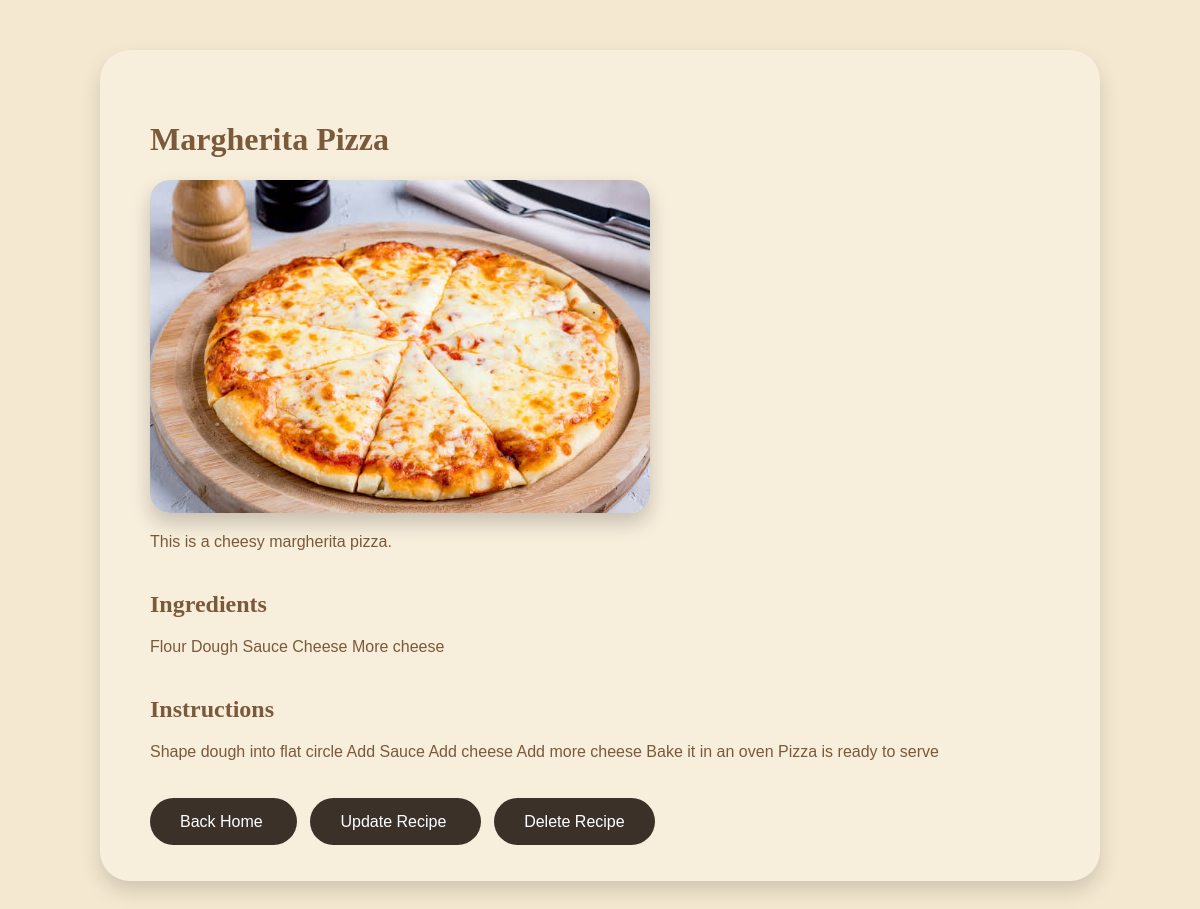
The page /recipe/2 (signed in) on the database its author committed.
### main.py (models this page shows)
class Base(DeclarativeBase):
    pass

class Recipe(Base):
    __tablename__ = "recipes"
    id: Mapped[int] = mapped_column(primary_key=True)
    title: Mapped[str] = mapped_column(String(50))
    description: Mapped[str] = mapped_column(String(200))
    ingredients: Mapped[str] = mapped_column(Text)
    instructions: Mapped[str] = mapped_column(Text)
    image_path: Mapped[str] = mapped_column(String(255))
    owner_id: Mapped[int] = mapped_column()

### main.py (the view)
@app.get("/recipe/{recipe_id}")
def read_recipe(recipe_id: int,
                request: Request,
                db: Session = Depends(get_db)):
    recipe = db.get(Recipe, recipe_id)
    if not recipe:
        raise HTTPException(
            status_code=404,
            detail="Recipe not found"
        )
    return templates.TemplateResponse(
        request=request,
        name="recipe.html",
        context={
            "recipe": recipe
        }
    )

### templates/recipe.html (shortened to what this page needs)
<!DOCTYPE html>
<html>
<head>
</head>
<body>
<div class="container">
<h1>
{{recipe.title}}
</h1>
<img
src="/{{recipe.image_path}}"
style="
width:100%;
max-width:500px;
border-radius:20px;
box-shadow:0 10px 20px rgba(0,0,0,.2);
">
<p>
{{recipe.description}}
</p>
<div class="section">
<h2>
Ingredients
</h2>
<p>
{{recipe.ingredients}}
</p>
</div>
<div class="section">
<h2>
Instructions
</h2>
<p>
{{recipe.instructions}}
</p>
</div>
<br><br>
<a class="btn"
href="/">
Back Home
</a>
<a class="btn"
href="/recipe/update/{{recipe.id}}">
Update Recipe
</a>
<a class="btn"
href="/recipe/delete/{{recipe.id}}"
onclick="return confirm('Delete this recipe?')">
Delete Recipe
</a>
</div>
</body>
</html>

### templates/recipe.html (style rules this page uses)
body { background:#F4E8D0; color:#7A5A3A; font-family:sans-serif; }
h1,h2 { font-family:Georgia, serif; }
.container { width:900px; margin:50px auto; background:#F8EEDC; padding:50px; border-radius:30px; box-shadow:0 10px 20px rgba(0,0,0,.15); }
.section { margin-top:40px; }
.btn { background:#3C3129; color:white; padding:15px 30px; border-radius:25px; text-decoration:none; }

### rows shown on the page
Recipe: title "Margherita Pizza", image_path (picture), description "This is a cheesy margherita pizza.", ingredients "Flour Dough Sauce Cheese More cheese", instructions "Shape dough into flat circle Add Sauce Add cheese Add more cheese Bake it in an oven Pizza is ready to serve"
